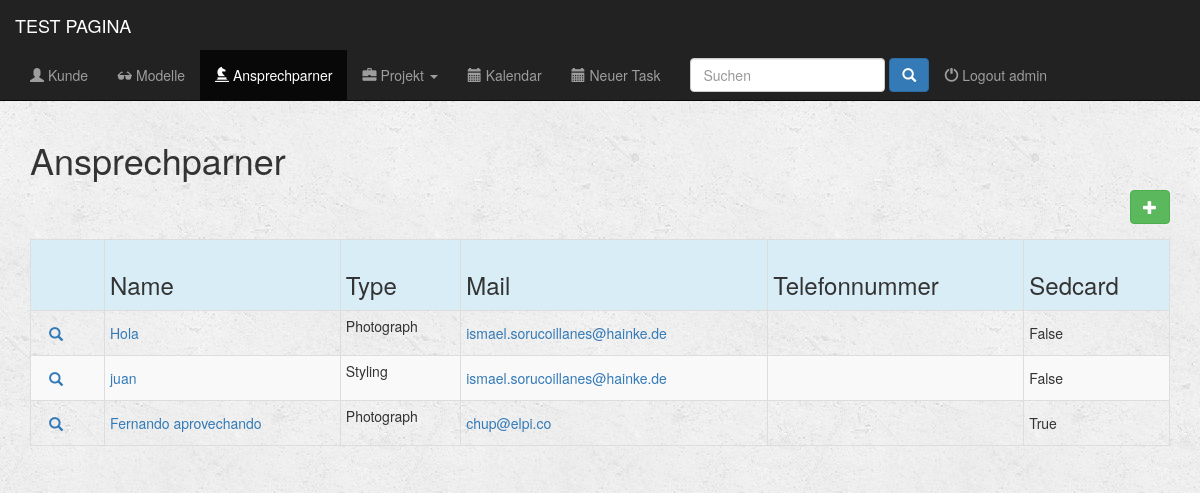
The page /apli/index_personas/ (signed in) on the database its author committed.
### apli/models.py (models this page shows, shortened)
class Person(models.Model):
    name = models.CharField(max_length=200)
    name_short = models.CharField(max_length=100, blank=True)
    company = models.CharField(max_length=200, blank=True)
    company_short = models.CharField(max_length=100, blank=True)
    agent = models.CharField(max_length=200, blank=True)
    agent_short = models.CharField(max_length=100, blank=True)
    country = models.CharField(max_length=50, blank=True)
    city = models.CharField(max_length=50, blank=True)
    zip_code = models.CharField(max_length=15, blank=True)
    address = models.CharField(max_length=100, blank=True)
    email = models.EmailField()
    phone_regex = RegexValidator(regex=r'^\+?1?\d{9,15}$', message="Phone number must be entered in the format: '+999999999'. Up to 15 digits allowed.")
    phone = models.CharField(validators=[phone_regex], max_length=15)
    comment = models.CharField(max_length=500, blank=True)
    sedcard = models.BooleanField(default=False)
    statut = models.CharField(max_length=15, choices=(('modell', 'Modelo'), ('Photograph', 'Fotografo'), ('Make Up', 'Make Up'), ('Styling', 'Styling'), ('Rrhh', 'Recursos Humanos'), ('verschieden', 'Otro')), default='Modell')
    bank_regex = RegexValidator(regex=r'^DE\d{2}\s?([0-9a-zA-Z]{4}\s?){4}[0-9a-zA-Z]{2}$', message="Bank account must be entered in the format: 'DE12 3456 7890 1234 5678 90'. Up to 27 digits allowed.")
    bank_account = models.CharField(validators=[bank_regex], max_length=27)
    website = models.CharField(max_length=200, blank=True)
    class Meta:
        verbose_name = 'Person'
        verbose_name_plural = 'Persons'

### apli/views.py (the view)
@login_required(login_url='/register/login/')
def index_person(request):
    all_models = Person.objects.all().exclude(statut='modell')
    return render(request, 'apli/person/index_person.html', {'all_models': all_models})

### fullcalendar/fullcalendar.py (called while the page is built)
def css_url():
    return FULLCALENDAR['css_url']

def print_css_url():
    return FULLCALENDAR['print_css_url']

def javascript_url():
    return FULLCALENDAR['javascript_url']

def jquery_url():
    return FULLCALENDAR['jquery_url']

def jquery_ui_url():
    return FULLCALENDAR['jquery_ui_url']

### fullcalendar/templatetags/fullcalendar_tags.py (called while the page is built)
@register.inclusion_tag("fullcalendar/calendar_init.html")
def calendar_init(calendar_config_options):
    return {'calendar_config_options': mark_safe(calendar_config_options)}

@register.simple_tag
def fullcalendar_css_url():
    return css_url()

@register.simple_tag
def fullcalendar_print_css_url():
    return print_css_url()

@register.simple_tag
def fullcalendar_javascript_url():
    return javascript_url()

@register.simple_tag
def fullcalendar_jquery_url():
    return jquery_url()

@register.simple_tag
def fullcalendar_jquery_ui_url():
    return jquery_ui_url()

@register.simple_tag
def fullcalendar_css():
    url = fullcalendar_css_url()
    return mark_safe("<link href='%s' rel='stylesheet' />" % url)

@register.simple_tag
def fullcalendar_print_css():
    url = fullcalendar_print_css_url()
    return mark_safe("<link href='%s' rel='stylesheet' media='print' />" % url)

@register.simple_tag
def fullcalendar_jquery():
    url = fullcalendar_jquery_url()
    return mark_safe("<script src='%s'></script>" % url)

@register.simple_tag
def fullcalendar_jquery_ui():
    url = fullcalendar_jquery_ui_url()
    return mark_safe("<script src='%s'></script>" % url)

@register.simple_tag
def fullcalendar_javascript():
    url = fullcalendar_javascript_url()
    return mark_safe("<script src='%s'></script>" % url)

### apli/templates/apli/person/index_person.html (shortened to what this page needs)
{% extends 'apli/base.html' %}
{% block personas_active %}active{% endblock %}
{% block body %}
        <div class="container">
                <div class=" form-group input-group form-inline col-md-12">
                    <h1>Ansprechparner</h1>
                    <a href="{% url 'model_new' %}" <button type="submit" class="btn btn-success btn-md pull-right" ><span class="glyphicon glyphicon-plus" aria-hidden="true"></span></a>
                </div>
        </div>
    <div class="container">
        {% if all_models %}
            <div class="table-responsive">
                <table class="table table-striped table-hover table-condensed table-bordered">
                    <tr class="active info">
                        <th></th>
                        <th><h3 class="form-control-static">Name</h3></th>
                        <th><h3 class="form-control-static">Type</h3></th>
                        <th><h3 class="form-control-static">Mail</h3></th>
                        <th><h3 class="form-control-static">Telefonnummer</h3></th>
                        <th><h3 class="form-control-static">Sedcard</h3></th>
                    </tr>
                    {% for modelo in all_models %}
                        <tr>
                            <td>
                                <div class=" btn-group-xs">
                                    <div class="">
                                        <a href={% url 'detail_person' modelo.id %} class="btn btn-link btn-link glyphicon glyphicon-search"></a>
                                    </div>
                                </div>
                            </td>
                            <td><a href="{% url 'detail_person' modelo.id %}"><p class="form-control-static">{{modelo.name}}</p></a></td>
                            <td>{{modelo.statut}}</td>
                            <td><a href="mailto:{{ modelo.email }}"><p class="form-control-static">{{modelo.email}}</p></a></td>
                            <td><a href="tel:{{ modelo.telephone }}"><p class="form-control-static">{{modelo.telephone}}</p></a></td>
                            <td><p class="form-control-static">{{modelo.sedcard}}</p></td>
                        </tr>
                    {% endfor %}
                </table>
            </div>
        {% else %}
            <h3>No hay modelos</h3>
        {% endif %}
    </div>
{% endblock%}

### apli/templates/apli/base.html (shortened to what this page needs)
{% load fullcalendar_tags %}
{% load static from staticfiles %}
<!DOCTYPE html>
<html lang="en">
    <head>
        {% fullcalendar_css %}
        {% fullcalendar_print_css %}
        <link rel="stylesheet" href="https://maxcdn.bootstrapcdn.com/bootstrap/3.3.6/css/bootstrap.min.css">
        <link rel="stylesheet" type="text/css" href="{% static 'apli/style.css' %}"/>
    </head>
    <body>
        <div class="container-fluid">
            <header>
                <div="row">
                    <nav class="navbar navbar-inverse navbar-fixed-top" role="navigation">
                        <div class="container-fluid">
                            <div class="navbar-header">
                                <a href="{% url 'dashboard' %}" class="navbar-brand">TEST PAGINA</a>
                            </div>
                            <div class="collapse navbar-collapse" id="topNavBar">
                                <ul class="nav navbar-nav">
                                    <li role="presentation" class="{% block clients_active %}{% endblock %}"><a href="{% url 'index_client' %}"><span class="glyphicon glyphicon-user" aria-hidden="true"></span> Kunde</a></li>
                                    <li role="presentation" class="{% block models_active %}{% endblock %}"><a href="{% url 'index_model' %}"><span class="glyphicon glyphicon-sunglasses" aria-hidden="true"></span> Modelle</a></li>
                                    <li role="presentation" class="{% block personas_active %}{% endblock %}"><a href="{% url 'index_person' %}"><span class="glyphicon glyphicon-knight" aria-hidden="true"></span> Ansprechparner</a></li>
                                    <li class="dropdown">
                                        <a href="#" class="dropdown-toggle {% block cotizaciones_active %}{% endblock %}" data-toggle="dropdown" role="button" aria-expanded="false">
                                            <span class="glyphicon glyphicon-briefcase" aria-hidden="true" class="{% block projects_active %}{% endblock %}"></span>
                                            Projekt
                                            <span class="caret"></span>
                                        </a>
                                    </li>
                                    <li role="presentation" class="{% block calendario_active %}{% endblock %}"><a href="{% url 'calendar_by_user' %}"><span class="glyphicon glyphicon-calendar" aria-hidden="true"></span> Kalendar</a></li>
                                    <li role="presentation" class="{% block task_active %}{% endblock %}}"><a href="{% url 'index_task' %}"><span class="glyphicon glyphicon-calendar" aria-hidden="true"></span> Neuer Task</a></li>
                                    <li role="presentation" >
                                        <form  method="GET" action="{% url 'busca' %}" class="navbar-form navbar-right" role="search" >
                                            <input type="text" placeholder="Suchen" class="form-control" name="q" value="{{ request.GET.q }}">
                                            <button type="submit" class="btn btn-primary ">
                                                <span class="glyphicon glyphicon-search"></span>
                                            </button>
                                        </form>
                                     </li>
                                    <div class= "nav navbar-nav" >
                                        {% if request.user.is_authenticated %}
                                            <li role="presentation" class="pull-right"><a href="{% url 'logout' %}" > <span class="glyphicon glyphicon-off" aria-hidden="true"></span> Logout {{ user }} </a></li>
                                        {% endif %}
                                    </div>
                                </ul>
                            </div>
                        </div>
                    </nav>
                </div>
        {% block body %}
        {% endblock %}
    </body>
</html>

### apli/static/apli/style.css (style rules this page uses)
body { background: white url("images/background.png"); }

### apli/templates/apli/base.html (style rules this page uses)
body { padding-top:60px; }

### rows shown on the page
Person: name "Hola", statut "Photograph", email "ismael.sorucoillanes@hainke.de", sedcard "False"
Person: name "juan", statut "Styling", email "ismael.sorucoillanes@hainke.de", sedcard "False"
Person: name "Fernando aprovechando", statut "Photograph", email "chup@elpi.co", sedcard "True"

### other values the page prints
{{ user }} "admin"
